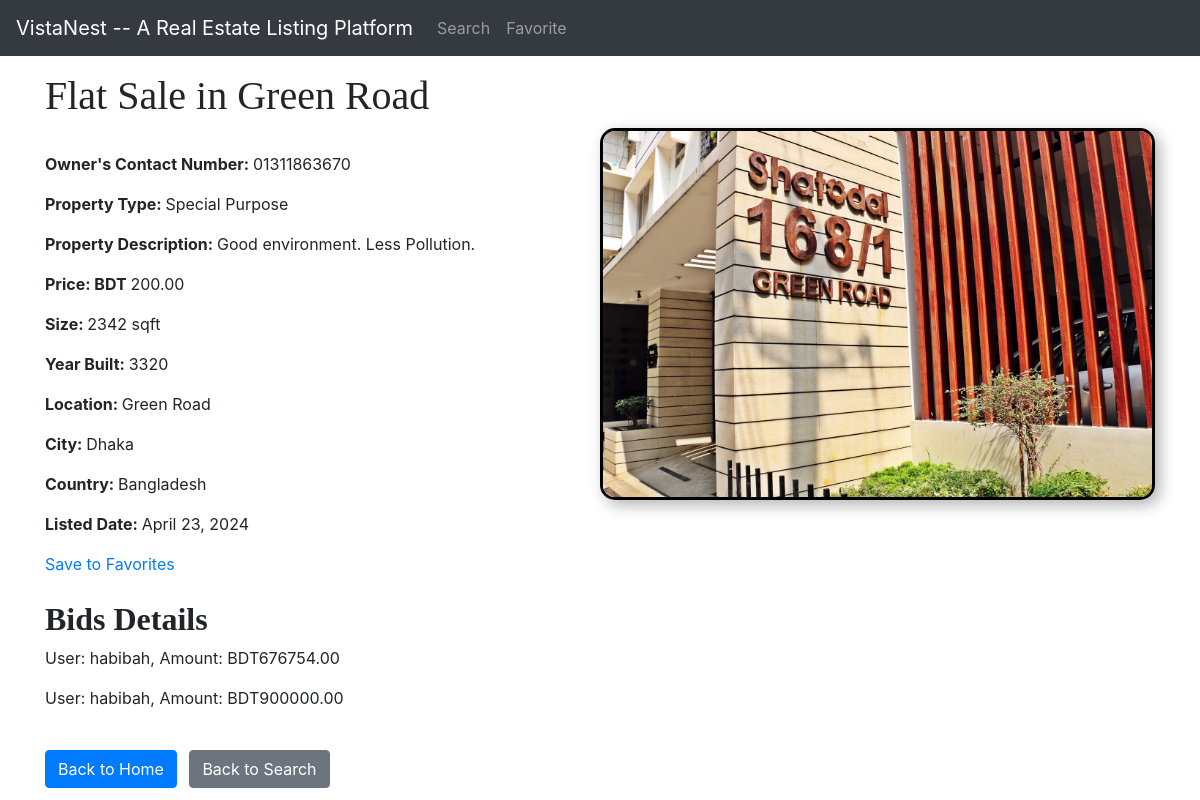
Screenshot of /details/14 with the database file from the repository.
### platforms/models.py (models this page shows, shortened)
class Platform(models.Model):
    property_type_choices = [
        ('Residential', 'Residential'),
        ('Commercial', 'Commercial'),
        ('Land', 'Land'),
        ('Industrial', 'Industrial'),
        ('Special Purpose', 'Special Purpose')
    ]
    owner_contact_number = models.CharField(max_length=15, blank=True, null=True)
    title = models.CharField(max_length=100)
    description = models.TextField(default="This Property is mindblowing!")
    property_type = models.CharField(max_length=20, choices=property_type_choices)
    price = models.DecimalField(max_digits=10, decimal_places=2)
    size_sqft = models.PositiveIntegerField()
    year_built = models.PositiveIntegerField()
    location = models.CharField(max_length=100)
    city = models.CharField(max_length=50)
    country = models.CharField(max_length=50)
    listed_date = models.DateField(auto_now_add=True)
    image = models.ImageField(default='houses.png', blank=True)

class Bid(models.Model):
    user = models.ForeignKey(User, on_delete=models.CASCADE)
    property = models.ForeignKey(Platform, on_delete=models.CASCADE, related_name='bids')
    amount = models.DecimalField(max_digits=10, decimal_places=2)
    bid_status = models.CharField(max_length=20, choices=[
        ('Pending', 'Pending'),
        ('Accepted', 'Accepted'),
        ('Rejected', 'Rejected')
    ], default='Pending')
    date_placed = models.DateTimeField(auto_now_add=True)

### mysite/views.py (the view)
# urls.py: path('details/<int:property_id>', views.details, name='details'),
def details(request, property_id):
    platform = get_object_or_404(Platform, pk=property_id)
    bids = platform.bids.all().select_related('user')
    return render(request, 'details.html', {
    "platform": platform,  'bids': bids,
  })

### templates/details.html (shortened to what this page needs)
<!DOCTYPE html>
<html lang="en">
<head>
    <link rel="stylesheet" href="https://cdn.jsdelivr.net/npm/bootstrap@4.3.1/dist/css/bootstrap.min.css">
      <link rel="stylesheet" href="https://stackpath.bootstrapcdn.com/bootstrap/4.3.1/css/bootstrap.min.css">
    <link rel="stylesheet" href="https://use.fontawesome.com/releases/v5.8.1/css/all.css">
</head>
<body>
  <nav class="navbar navbar-expand-md navbar-dark bg-dark fixed-top">
    <a class="navbar-brand" href="{% url 'home' %}">VistaNest -- A Real Estate Listing Platform</a>
    <div class="collapse navbar-collapse" id="navbarNav">
        <ul class="navbar-nav">
            <li class="nav-item">
                <a class="nav-link" href="{% url 'search' %}">Search</a>
            </li>
            <li class="nav-item">
                <a class="nav-link" href="{% url 'favorites' %}">Favorite</a>
            </li>
        </ul>
    </div>
</nav>
<br> <br>
    <div class="container mt-4">
        <h1 style = "font-family: 'Montserrat';" >{{ platform.title }}</h1>
        <img src="{{ platform.image.url }}" alt="Property Image" align= "right" class="bordered-image"  style="max-width: 50%; height: 50%;  border: 3px solid black;  border-radius: 15px; box-shadow: 5px 5px 15px rgba(0, 0, 0, 0.3); "> <br>
        <p><strong>Owner's Contact Number: </strong> {{ platform.owner_contact_number }}</p>
        <p><strong>Property Type: </strong> {{ platform.property_type }}</p>
        <p><strong>Property Description: </strong> {{ platform.description }}</p>
        <p><strong>Price: BDT </strong> {{ platform.price }}</p>
        <p><strong>Size: </strong> {{ platform.size_sqft }} sqft</p>
        <p><strong>Year Built: </strong> {{ platform.year_built }}</p>
        <p><strong>Location: </strong> {{ platform.location }}</p>
        <p><strong>City: </strong> {{ platform.city }}</p>
        <p><strong>Country: </strong> {{ platform.country }}</p>
        <p><strong>Listed Date: </strong> {{ platform.listed_date }}</p>
      <a href="{% url 'add_to_favorites' platform.id %}">Save to Favorites</a>
        <br> <br>
        <h2 style = "font-family: 'Montserrat';"><b>Bids Details</b></h2>
    <div id="bids">
        {% for bid in bids %}
            <p>User: {{ bid.user.username }}, Amount: BDT{{ bid.amount }}</p>
        {% endfor %}
    </div>
        <br>
            <a href="{% url 'home' %}" class="btn btn-primary">Back to Home</a>
            <a href="{% url 'search' %}" class="btn btn-secondary ml-2">Back to Search</a>
    </div>
</body>
</html>

### rows the page displays
Platform: title "Flat Sale in Green Road", image (picture), owner_contact_number "01311863670", property_type "Special Purpose", description "Good environment. Less Pollution.", price "200.00", size_sqft "2342", year_built "3320", location "Green Road", city "Dhaka", country "Bangladesh", listed_date "April 23, 2024"
Bid: user.username "habibah", amount "676754.00"
Bid: user.username "habibah", amount "900000.00"
